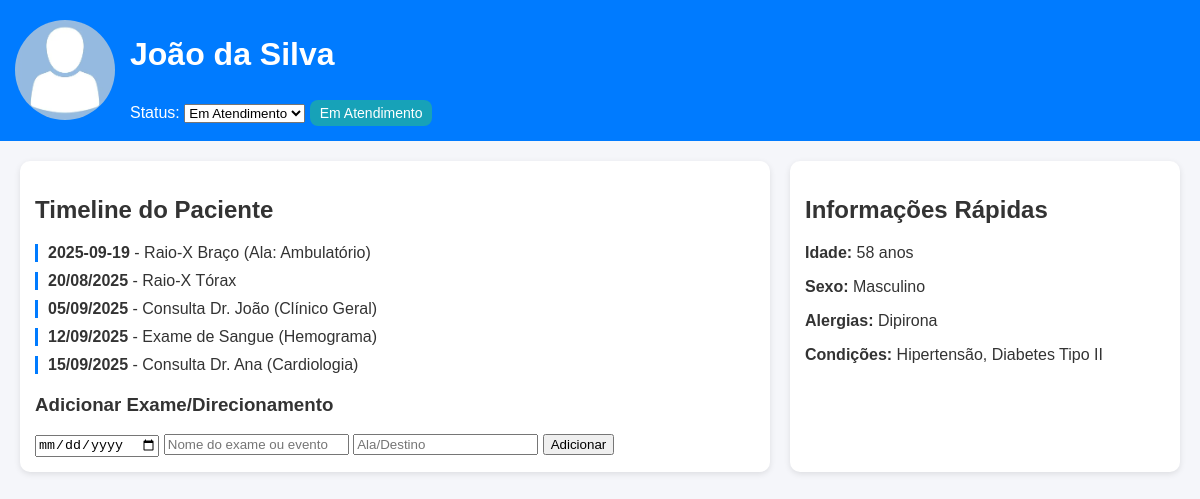
The page / on the database its author committed.
### models.py (models this page shows)
class Paciente(db.Model):
    id = db.Column(db.Integer, primary_key=True)
    nome = db.Column(db.String(100))
    status = db.Column(db.String(50))
    idade = db.Column(db.Integer)
    sexo = db.Column(db.String(20))
    foto = db.Column(db.String(200))
    alergias = db.Column(db.String(200))
    condicoes = db.Column(db.String(200))

class Timeline(db.Model):
    id = db.Column(db.Integer, primary_key=True)
    paciente_id = db.Column(db.Integer, db.ForeignKey('paciente.id'))
    data = db.Column(db.String(20))
    evento = db.Column(db.String(200))

### app.py (the view, shortened to what this page needs)
@app.route("/", methods=["GET", "POST"])
def dashboardmed():
    paciente = Paciente.query.first()
    timeline = Timeline.query.filter_by(paciente_id=paciente.id).order_by(Timeline.id.desc()).all()
    paciente_dict = {
        "nome": paciente.nome,
        "status": paciente.status,
        "idade": paciente.idade,
        "sexo": paciente.sexo,
        "foto": paciente.foto,
        "alergias": paciente.alergias,
        "condicoes": paciente.condicoes.split(","),
        "timeline": [{"data": t.data, "evento": t.evento} for t in timeline]
    }
    return render_template("index.html", paciente=paciente_dict)

### templates/index.html (shortened to what this page needs)
<!DOCTYPE html>
<html lang="pt-br">
<head>
  <link rel="stylesheet" href="{{ url_for('static', filename='style.css') }}">
</head>
<body>
  <header>
    <div class="paciente-header">
      <img src="{{paciente.foto}}" alt="Foto do Paciente" class="foto">
      <div>
        <h1>{{ paciente.nome }}</h1>
        <form method="post" style="display:inline;">
          <label for="status">Status:</label>
          <select name="status" id="status" onchange="this.form.submit()">
            <option value="Em Atendimento" {% if paciente.status == "Em Atendimento" %}selected{% endif %}>Em Atendimento</option>
          </select>
        </form>
        <span class="status">{{ paciente.status }}</span>
      </div>
    </div>
  </header>
  <main>
    <section class="timeline">
      <h2>Timeline do Paciente</h2>
      <ul>
        {% for item in paciente.timeline %}
          <li>
            <strong>{{ item.data }}</strong> - {{ item.evento }}
          </li>
        {% endfor %}
      </ul>
      <form method="post" style="margin-top:20px;">
        <h3>Adicionar Exame/Direcionamento</h3>
        <input type="date" name="data" required>
        <input type="text" name="evento" placeholder="Nome do exame ou evento" required>
        <input type="text" name="ala" placeholder="Ala/Destino" required>
        <button type="submit">Adicionar</button>
      </form>
    </section>
    <aside class="info">
      <h2>Informações Rápidas</h2>
      <p><b>Idade:</b> {{ paciente.idade }} anos</p>
      <p><b>Sexo:</b> {{ paciente.sexo }}</p>
      <p><b>Alergias:</b> {{ paciente.alergias }}</p>
      <p><b>Condições:</b> {{ paciente.condicoes | join(', ') }}</p>
    </aside>
  </main>
</body>
</html>

### static/style.css (style rules this page uses)
body { font-family: Arial, sans-serif; margin: 0; background: #f5f6fa; color: #333; }
header { background: #007BFF; color: white; padding: 15px; }
.paciente-header { display: flex; align-items: center; gap: 15px; }
.paciente-header .foto { border-radius: 50%; width: 100px; height: 100px; object-fit: cover; }
.status { display: inline-block; background: #17a2b8; padding: 5px 10px; border-radius: 8px; font-size: 14px; margin-top: 5px; }
main { display: flex; gap: 20px; padding: 20px; }
.timeline { flex: 2; background: white; padding: 15px; border-radius: 10px; box-shadow: 0 2px 6px rgba(0,0,0,0.1); }
.timeline ul { list-style: none; padding: 0; }
.timeline li { margin-bottom: 10px; padding-left: 10px; border-left: 3px solid #007BFF; }
.info { flex: 1; background: white; padding: 15px; border-radius: 10px; box-shadow: 0 2px 6px rgba(0,0,0,0.1); }

### rows shown on the page
Paciente: foto (placeholder picture), nome "João da Silva", status "Em Atendimento", sexo "Masculino", alergias "Dipirona"
Timeline: data "2025-09-19", evento "Raio-X Braço (Ala: Ambulatório)"
Timeline: data "20/08/2025", evento "Raio-X Tórax"
Timeline: data "05/09/2025", evento "Consulta Dr. João (Clínico Geral)"
Timeline: data "12/09/2025", evento "Exame de Sangue (Hemograma)"
Timeline: data "15/09/2025", evento "Consulta Dr. Ana (Cardiologia)"

### other values the page prints
{{ paciente.idade }} "58"
{{ paciente.condicoes | join(', ') }} "Hipertensão, Diabetes Tipo II"
